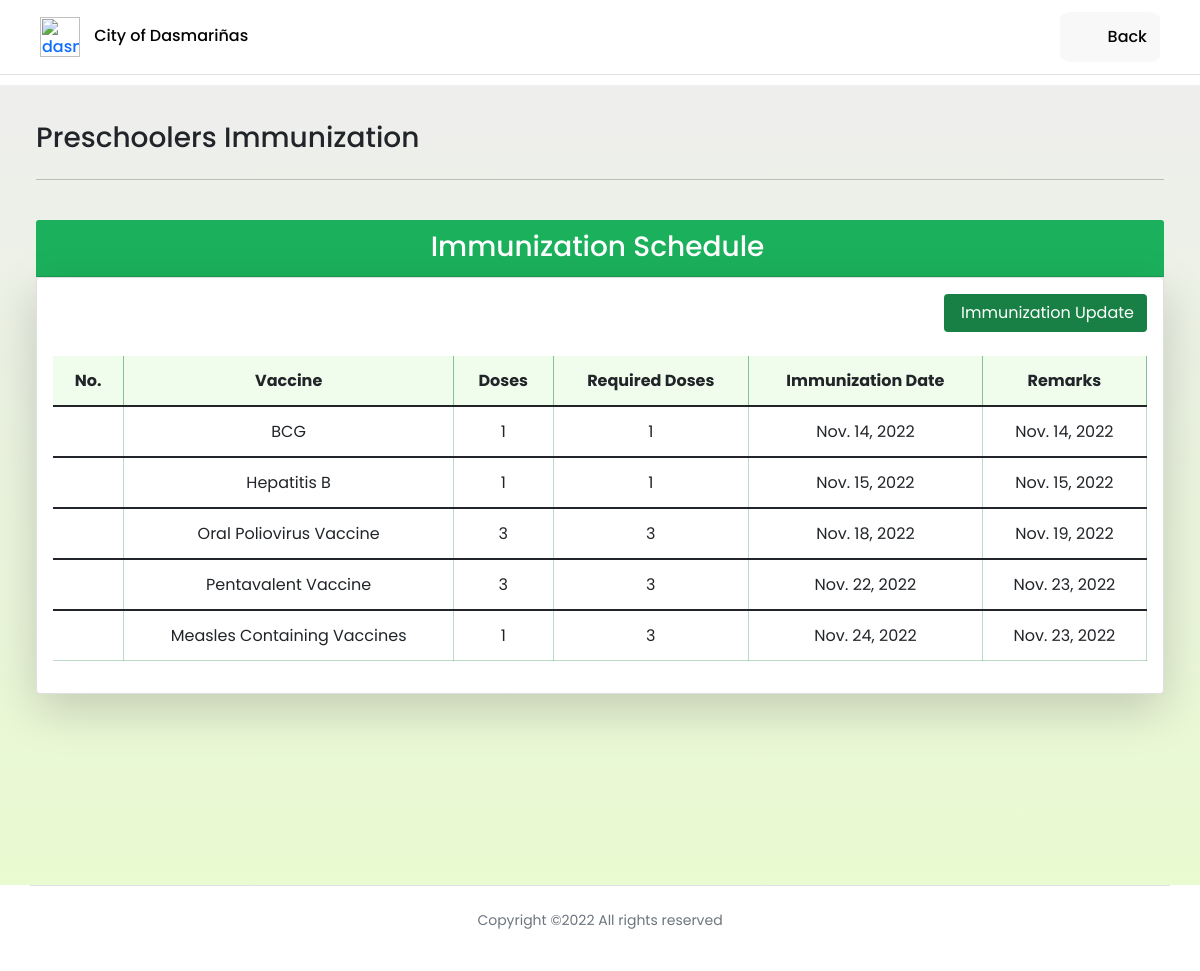
/preschooler_profile/immunization/5/, run on the app's committed database.
### profilingApp/models.py (models this page shows, shortened)
class Vaccine(Model):
    VACCINES = [('BCG', 'BCG'),
                ('Hepatitis B', 'Hepatitis B'),
                ('Oral Poliovirus Vaccine', 'Oral Poliovirus Vaccine'),
                ('Pentavalent Vaccine', 'Pentavalent Vaccine'),
                ('Measles Containing Vaccines', 'Measles Containing Vaccines'),
                ('Tetanus Toxoid', 'Tetanus Toxoid'),
                ('Inactivated Polio Vaccine', 'Inactivated Polio Vaccine'),
                ('Measles Mumps - Rubella', 'Measles Mumps - Rubella'),]
    vax_preschooler = models.ForeignKey(Preschooler, on_delete=CASCADE)
    vax_name = models.CharField(max_length=500, choices=VACCINES)
    vax_dose = models.IntegerField()
    vax_date = models.DateField(null=True, blank=True)
    vax_remarks = models.DateField(null=True, blank=True)

### profilingApp/views.py (the view, shortened to what this page needs)
# urls.py: path('preschooler_profile/immunization/<str:pk>/', views.immunization_schedule, name='immunization_schedule'),
def immunization_schedule(request, pk):
    preschooler = Preschooler.objects.get(id=pk)
    vaccines = Vaccine.objects.filter(vax_preschooler=preschooler)
    vax_list = vaccines.values_list('vax_name', flat=True)
    dose_list = vaccines.values_list('vax_dose', flat=True)
    context = {'vaccines' : vaccines,
               'vax_list' : vax_list,
               'dose_list' : dose_list}
    return render(request, 'activities/BHW Immunization Schedule.html', context)

### profilingApp/templates/activities/BHW Immunization Schedule.html (shortened to what this page needs)
{% extends 'activities/BHW Home.html' %}
{% load static %}
{% block dashboard %}
<header>
    <div class="site-header">
    <nav class="navbar fixed-top index__navbar scrolled border-bottom"
    style=" padding-left:3%; padding-right:3%;">
        <div class="flex-fill p-1 py-1">
            <div class="d-flex align-items-center justify-content-between">
                <div>
                    <a href="#" class="name" style="text-decoration: none;">
                        <img class="navbar-icon" src="{% static '/Media/avatar.png' %}" alt="dasma-logo">
                        <span id="hidetitle" class="brand__name" style="color:rgb(3, 3, 3); margin-left:10px;">City of Dasmariñas</span>
                    </a>
                </div>
                <div id="navLinks">
                    <ul class="nav text-small">
                        <li>
                            <a href="{% url 'preschooler_dashboard' %}"  style="border-radius: 13%;"class="nav-link" data-toggle="tooltip" data-bs-placement="bottom" data-bs-offset="0,7"
                            title="Go back to Preschooler Dashboard">
                            <i class="fa fa-lg fa-fw fa-chevron-circle-left" style="font-size: 24px;"></i>
                            <span style="color:rgb(3, 3, 3);">Back</span>
                            </a>
                        </li>
                    </ul>
                </div>
            </div>
        </div>
    </nav>
    </div>
</header>
<div id="grid" class="container-fluid" style="padding:3%; margin: top 65px;">
    <div class="container-grid">
        <div class="">
            <div class="row">
                <div class="col">
                    <h3 style="text-align:left;">Preschoolers Immunization</h3>
                </div>
            </div>
        <hr>
        <br>
        </div>
    </div>
    <div class="text-black">
        <div class="row">
            <div class="col">
                <div class="card-header">
                    <h3> Immunization Schedule</h3>
                </div>
                <div class="card shadow-lg p-3 bg-white rounded" >
                    <div class="table-responsive">
                        <table class="table table-hover table-cell-border" id="table_validation">
                            <div class="" style="text-align: right !important; ">
                                <button style="background-color: #188045; color: white;" type="button" class="btn" data-bs-toggle="modal" data-bs-target="#update"> Immunization Update</button>
                            </div>
                            <br>
                            <thead>
                                <tr>
                                    <th scope="col" class="text-center">No.</th>
                                    <th scope="col" class="text-center">Vaccine</th>
                                    <th scope="col" class="text-center">Doses</th>
                                    <th scope="col" class="text-center">Required Doses</th>
                                    <th scope="col" class="text-center">Immunization Date</th>
                                    <th scope="col" class="text-center">Remarks</th>
                                </tr>
                            </thead>
                            {% for vaccine in vaccines %}
                            <tbody>
                                <tr>
                                    {% if vaccine.vax_name == 'Oral Poliovirus Vaccine' or vaccine.vax_name == 'Pentavalent Vaccine' or vaccine.vax_name == 'Measles Containing Vaccines' %}
                                        <td class="text-center"></td>
                                        <td class="text-center">{{ vaccine.vax_name }}</td>
                                        <td class="text-center">{{ vaccine.vax_dose }}</td>
                                        <td class="text-center">3</td>
                                        <td class="text-center">{{ vaccine.vax_date }}</td>
                                        <td class="text-center">{{ vaccine.vax_remarks }}</td>
                                    {% else %}
                                        <td class="text-center"></td>
                                        <td class="text-center">{{ vaccine.vax_name }}</td>
                                        <td class="text-center">{{ vaccine.vax_dose }}</td>
                                        <td class="text-center">1</td>
                                        <td class="text-center">{{ vaccine.vax_date }}</td>
                                        <td class="text-center">{{ vaccine.vax_remarks }}</td>
                                    {% endif %}
                                </tr>
                            </tbody>
                            {% endfor %}
                        </table>
                    </div>
                </div>
            </div>
        </div>
    </div>
</div>
{% endblock %}

### profilingApp/static/CSS/styles.css (style rules this page uses)
.fixed-top { position: sticky; top: 0; right: 0; left: 0; z-index: 1030; max-height: 85px; background-color: white; border-bottom: 3px; }
.navbar-icon { width: 40px; max-width: 40px; }
img { vertical-align: middle; border-style: none; }
* { margin: 0; padding: 0; box-sizing: border-box; font-family: 'Poppins', sans-serif; }
li, a, button { font-family: 'Poppins', sans-serif; font-weight: 500; font-size: 16px; color:#188045; text-decoration: none; }
li { list-style: none; display: list-item; text-align: -webkit-match-parent; }
a { text-decoration: none; }
table { padding: 25px 5px 10px 5px; }
thead { border-color: rgba(23, 128, 69, 0.514)!important; background-color: #f0fdec; text-align: left !important; }
th { border-right: 1px solid !important; padding: 12px 15px !important; border-color: rgba(23, 128, 69, 0.492)!important; }
td { border-right: 1px solid !important; padding: 12px 15px !important; border-color: rgba(23, 128, 69, 0.288)!important; }
#navLinks li a { color:rgba(0, 19, 0, 0.87); padding: 13 13 13 13; background-color: #ebebeb60; border-radius: 50%; margin-left: 15px; position: relative; }
#grid,#footer,#header { transition: 0.5s ease-in-out; }
#grid { background-image: linear-gradient(to top, rgba(230, 250, 202, 0.884),rgba(228, 228, 227, 0.624)); position: relative; padding: 3%; width: 100%; margin-top: 85px; min-height: 800px; }
.card-header { font-size: 13px; font-family: 'Poppins', sans-serif;; background-color:rgb(27, 177, 92) !important; color:white; padding: 10px 15px 5px 10px !important; text-align: center; }
html { width: 100%; height: 100%; }
body { color: rgba(0, 0, 0, 0.6); font-family: 'Poppins', sans-serif; font-size: 14px; line-height: 1.6em; -webkit-font-smoothing: antialiased; -moz-osx-font-smoothing: grayscale; }
::placeholder { color:rgba(255, 255, 255, 0.253); }
@media (min-width: 700px) { ::placeholder { color:rgba(255, 255, 255, 0.253); } }
.row { display: -webkit-box; display: -ms-flexbox; display: flex; -ms-flex-wrap: wrap; flex-wrap: wrap; margin-right: 15px; margin-left: 15px; }
.col-6, .col-7, .col-12, .col, .col-sm-3, .col-sm-6, .col-md-3, .col-md-4, .col-md-5, .col-md-6, .col-md-8, .col-md-9, .col-md-10, .col-md-12, .col-lg-3, .col-lg-4, .col-lg-5, .col-lg-6, .col-lg-7, .col-lg-8, .col-lg-10, .col-lg-12, .col-xl-2 { position: relative; width: 100%; padding-right: 15px; padding-left: 15px; }
.text-center { text-align: center !important; }
html { font-family: sans-serif; line-height: 1.15; -webkit-text-size-adjust: 100%; -webkit-tap-highlight-color: rgba(0, 0, 0, 0); }

### data on the page
Vaccine: vax_name "BCG", vax_dose "1", vax_date "Nov. 14, 2022", vax_remarks "Nov. 14, 2022"
Vaccine: vax_name "Hepatitis B", vax_dose "1", vax_date "Nov. 15, 2022", vax_remarks "Nov. 15, 2022"
Vaccine: vax_name "Oral Poliovirus Vaccine", vax_dose "3", vax_date "Nov. 18, 2022", vax_remarks "Nov. 19, 2022"
Vaccine: vax_name "Pentavalent Vaccine", vax_dose "3", vax_date "Nov. 22, 2022", vax_remarks "Nov. 23, 2022"
Vaccine: vax_name "Measles Containing Vaccines", vax_dose "1", vax_date "Nov. 24, 2022", vax_remarks "Nov. 23, 2022"
